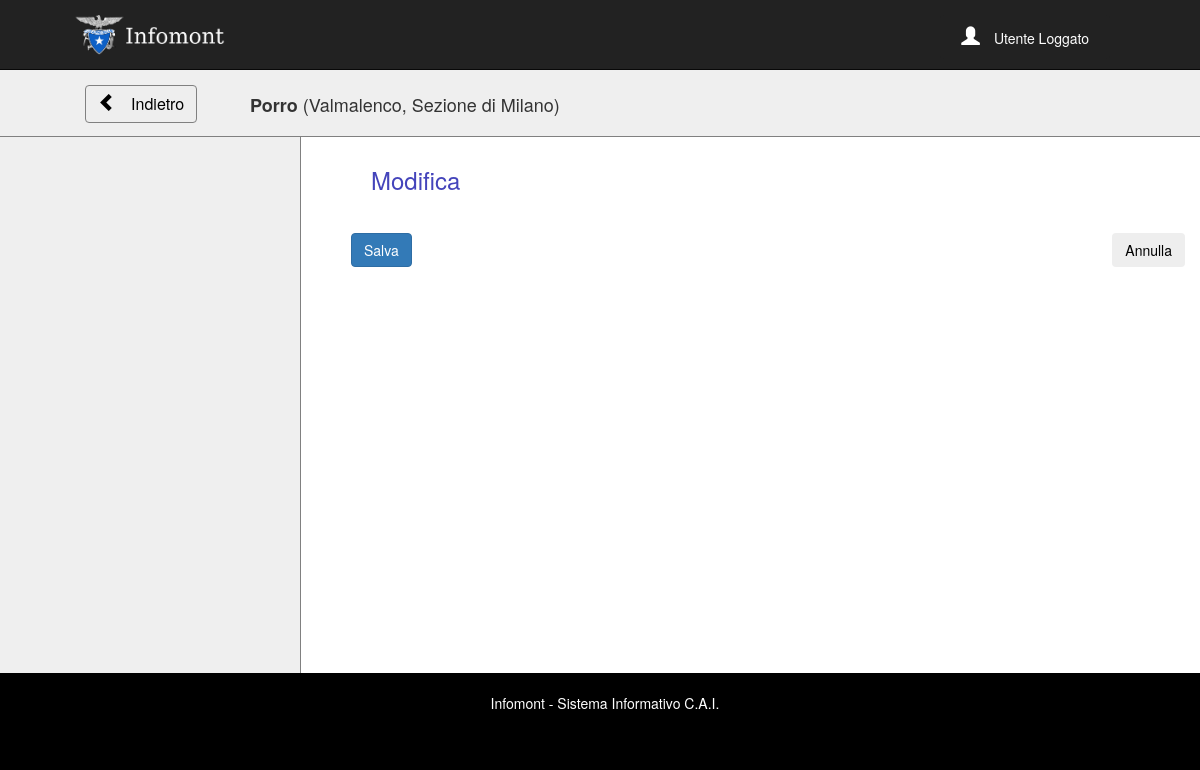
/rifugi/2/1/edit, run on an earlier commit of the app's database.
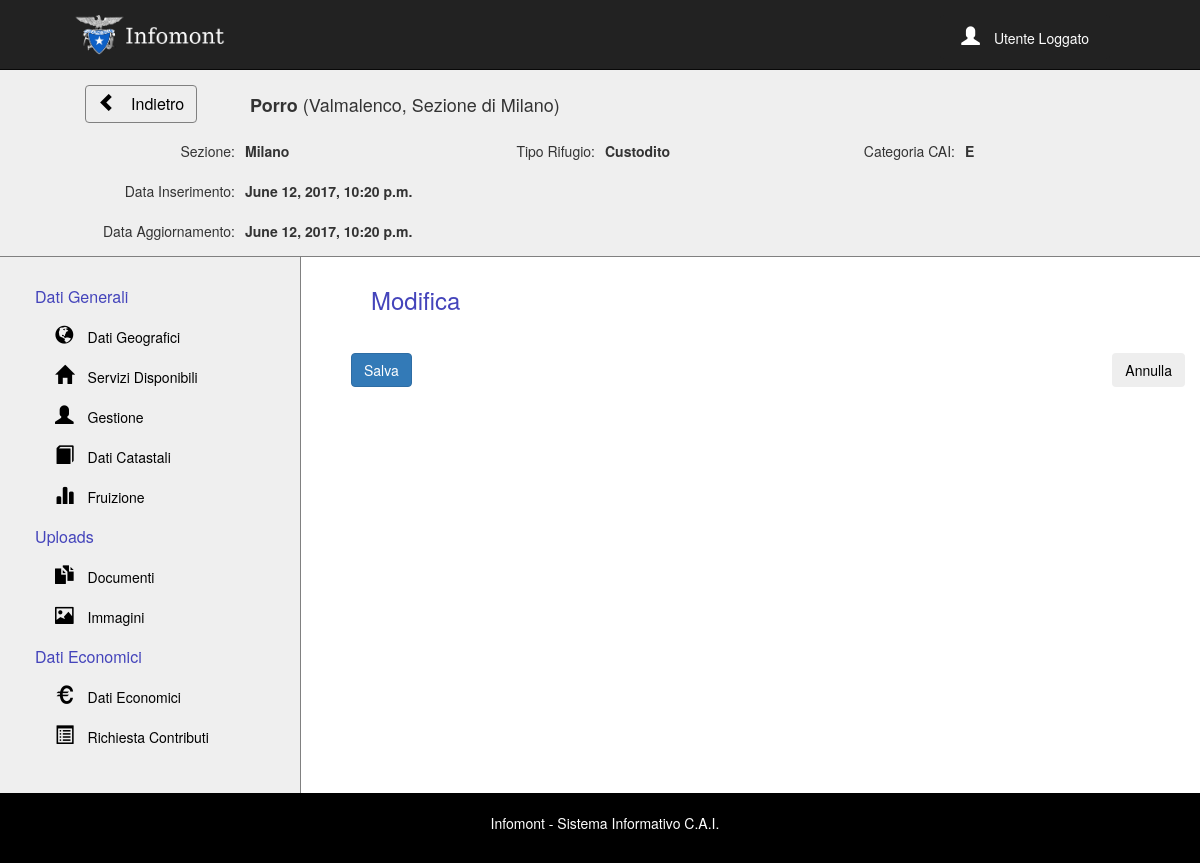
And on a later commit of the database.
### infomont_app/models.py (models this page shows, shortened)
class LayoutCampo(models.Model):
    nome = models.CharField("Nome Verboso", max_length=200)
    etichetta = models.CharField("Nome Colonna", max_length=200)
    in_alto = models.BooleanField("Presente nella barra riassuntiva", default=False)
    paragrafo = models.ForeignKey(Paragrafo, on_delete=models.CASCADE)

class Gruppo(models.Model):
    nome = models.CharField("Nome Gruppo", max_length=200)

class Pagina(models.Model):
    nome = models.CharField("Nome Pagina", max_length=200)
    glyph = models.CharField("Glifo Pagina", max_length=50)
    gruppo = models.ForeignKey(Gruppo, on_delete=models.CASCADE)

### infomont_app/views.py (the view, shortened to what this page needs)
# urls.py: url(r'^rifugi/(?P<pk>[0-9]+)/(?P<pagina>\w+)/edit$', views.RifugioFormView.as_view(), name='edit_dettagli_rifugio'),
class RifugioFormView(generic.UpdateView):
    model = Rifugio
    form = RifugioForm
    fields = '__all__'
    template_name = 'infomont_app/dati_rifugio_form.html'
    def __init__(self, *args, **kwargs):
        super(RifugioFormView, self).__init__(*args, **kwargs)
    def dispatch(self, request, *args, **kwargs):
        nomepagina = " ".join([a for a in re.findall('[A-Z][^A-Z]*', self.kwargs['pagina'] )])
        paragrafi = [ [campo.etichetta for campo in LayoutCampo.objects.filter(paragrafo__nome=paragrafo.nome)]
                       for paragrafo in Paragrafo.objects.filter(pagina__nome=nomepagina)]
        campi = sum(paragrafi, [])
        print(self.fields)
        self.fields = campi#nuovi_campi
        return super().dispatch(request, *args, **kwargs)
    def get_context_data(self, **kwargs):
        context = super(RifugioFormView, self).get_context_data(**kwargs)
        context['url_pagina'] = self.kwargs['pagina']
        context['nome_pagina'] = " ".join([a for a in re.findall('[A-Z][^A-Z]*', self.kwargs['pagina'])])
        context['title'] = "Edit '{}'".format(context['nome_pagina'], context['rifugio'])
        gruppi = [ {'nome': gruppo.nome, 'pagine': Pagina.objects.filter(gruppo__nome=gruppo.nome) } for gruppo in Gruppo.objects.all() if gruppo.nome != "Barra"]
        campi_barra = [ {
                            'nome': campo.nome,
                            'valore': Rifugio.objects.filter(nome = context['rifugio'].nome)[0].__dict__[campo.etichetta]
                        }
                        for campo in LayoutCampo.objects.filter(paragrafo__nome='Barra')]
        context['gruppi'] = gruppi
        context['campi_barra'] = campi_barra
        if self.request.method == 'POST':
            print('POST!')
            rifugio = Rifugio.objects.get(pk=self.kwargs['pk'])
            form = RifugioForm(self.request.POST, pagina=self.kwargs['pagina'], instance=rifugio)
            if form.is_valid():
                print('VALID!')
                form.save()
        else:
            rifugio = Rifugio.objects.get(pk=self.kwargs['pk'])
            form = RifugioForm(instance=rifugio, pagina=self.kwargs['pagina'])
        return context

### infomont_app/templates/infomont_app/dati_rifugio_form.html (shortened to what this page needs)
{% extends "infomont_app/base_template.html" %}
{% block content %}
<div style="border-bottom:1px solid gray;">
    <div class="container" style="width:90%;">
        <div class="col-md-2" style="padding: 10px;">
            <a href="/lista" class="btn btn-gray" style="border:1px solid gray; margin:0; font-size:12pt;"><span class="glyphicon glyphicon-chevron-left" aria-hidden="true"></span>   Indietro</a>
        </div>
        <div class="col-lg-10 col-md-10" style="padding: 10px 0;">
            <h4><b>{{ object.nome }}</b> ({{ object.localita }}, Sezione di {{ object.sezione }})</h4>
        </div>
        <div class="row">
        {% for field in campi_barra %}
           <div class="col-lg-2 col-md-2 col-sm-3 col-xs-3" style="padding:5px !important; margin:0; text-align:right;">
                <p>{{ field.nome }}:</p>
            </div>
            <div class="col-lg-2 col-md-2 col-sm-3 col-xs-3" style="padding:5px !important; margin:0;">
                <p><b>{{ field.valore }}</b> </p>
            </div>
        {% if forloop.counter == 4 %}
        </div>
        <div class="row">
        {% endif %}
        {% endfor %}
        </div>
    </div>
</div>
<div class="container" style="width:100%;margin:0;padding:0!important;">
  <div class="col-lg-3 col-md-3" style="padding-top:20px;">
        <div id="sidebar-wrapper">
            <ul class="sidebar-nav">
                {% for gruppo in gruppi %}
                    <li>
                       <p class="blue" style="font-size:12pt; margin:0 !important;">{{ gruppo.nome }}</p>
                    </li>
                    {% for pagina in gruppo.pagine %}
                    <li>
                        <a href="/rifugi/{{ rifugio.id }}/{{ pagina.nome|cut:' ' }}" style="padding-left:0px;">
                            <span class="glyphicon glyphicon-{{ pagina.glyph }}" aria-hidden="true"></span>
                            {{ pagina.nome }}
                        </a>
                    </li>
                    {% endfor %}
                {% endfor %}
            </ul>
        </div>
    </div>
    <div class="col-lg-9 col-md-9" style="min-height:67vh; margin:0; background:white; border-left:1px solid gray; padding-left:50px;">
        <h3 class="blue">Modifica</h3>
        <form method="post" style="margin-bottom:30px;">
            <input class="btn btn-primary" type="submit" value="Salva" />
            <a href="../{{ url_pagina }}" class="btn btn-gray pull-right">Annulla</a>
        </form>
    </div>
</div>
{% endblock %}

What changed in the data, as far as the page shows it:
added LayoutCampo: nome "Sezione"
added LayoutCampo: nome "Tipo Rifugio"
added LayoutCampo: nome "Categoria CAI"
added LayoutCampo: nome "Data Inserimento"
added LayoutCampo: nome "Data Aggiornamento"
added Gruppo: nome "Dati Generali"
added Pagina: nome "Dati Geografici", shown under "Dati Generali"
added Pagina: nome "Servizi Disponibili", shown under "Dati Generali"
added Pagina: nome "Gestione", shown under "Dati Generali"
added Pagina: nome "Dati Catastali", shown under "Dati Generali"
added Pagina: nome "Fruizione", shown under "Dati Generali"
added Gruppo: nome "Uploads"
added Pagina: nome "Documenti", shown under "Uploads"
added Pagina: nome "Immagini", shown under "Uploads"
added Gruppo: nome "Dati Economici"
added Pagina: nome "Dati Economici"
added Pagina: nome "Richiesta Contributi", shown under "Dati Economici"
Also different on the page:
new list line: ": Milano"
new list line: ": Custodito"
new list line: ": E"
new list line: ": June 12, 2017, 10:20 p.m."
